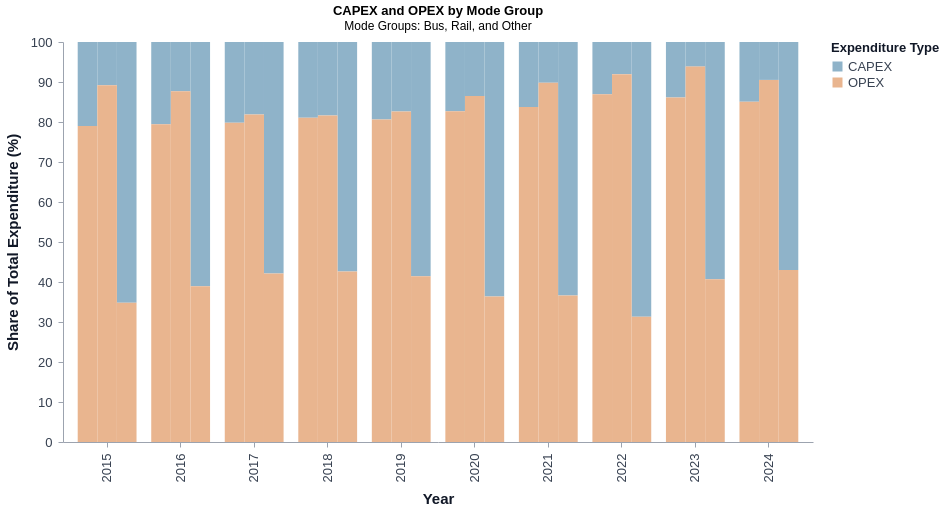

Source (notebook cell):
### Markdown cell above
### 1.2 Capital and Operating Expenditures by Mode Group Over Time

### Code cell
capex_opex_share = mode_report_chart.percent_stacked_bar(
    df_merged,
    "mode_group",
    {
        "CAPEX": "total_capital_expenditures_real",
        "OPEX": "operating_expenses_total_real",
    },
    year_range=(2015, 2024),
    chart_title="CAPEX and OPEX by Mode Group",
    chart_subtitle="Mode Groups: Bus, Rail, and Other",
    y_title="Share of Total Expenditure (%)",
)

capex_opex_share

### Figure 1 — Vega specification as saved in the notebook (floating-point values rounded to 4 significant figures)
{"$schema": "https://vega.github.io/schema/vega/v6.json", "data": [{"name": "source_0"}, {"name": "data_0", "values": [{"amount": 1332000000.0, "category": "CAPEX", "mode_group": "Bus", "percentage": 21.01, "percentage_end": 100.0, "percentage_start": 78.99, "year": 2015}, {"amount": 107000000.0, "category": "CAPEX", "mode_group": "Other", "percentage": 10.81, "percentage_end": 100.0, "percentage_start": 89.19, "year": 2015}, {"amount": 4517000000.0, "category": "CAPEX", "mode_group": "Rail", "percentage": 65.17, "percentage_end": 100.0, "percentage_start": 34.83, "year": 2015}, {"amount": 1367000000.0, "category": "CAPEX", "mode_group": "Bus", "percentage": 20.53, "percentage_end": 100.0, "percentage_start": 79.47, "year": 2016}, {"amount": 123900000.0, "category": "CAPEX", "mode_group": "Other", "percentage": 12.29, "percentage_end": 100.0, "percentage_start": 87.71, "year": 2016}, {"amount": 4078000000.0, "category": "CAPEX", "mode_group": "Rail", "percentage": 61.06, "percentage_end": 100.0, "percentage_start": 38.94, "year": 2016}, {"amount": 1374000000.0, "category": "CAPEX", "mode_group": "Bus", "percentage": 20.18, "percentage_end": 100.0, "percentage_start": 79.82, "year": 2017}, {"amount": 194900000.0, "category": "CAPEX", "mode_group": "Other", "percentage": 18.1, "percentage_end": 100.0, "percentage_start": 81.9, "year": 2017}, {"amount": 3722000000.0, "category": "CAPEX", "mode_group": "Rail", "percentage": 57.85, "percentage_end": 100.0, "percentage_start": 42.15, "year": 2017}, {"amount": 1285000000.0, "category": "CAPEX", "mode_group": "Bus", "percentage": 18.95, "percentage_end": 100.0, "percentage_start": 81.05, "year": 2018}, {"amount": 199300000.0, "category": "CAPEX", "mode_group": "Other", "percentage": 18.37, "percentage_end": 100.0, "percentage_start": 81.63, "year": 2018}, {"amount": 3794000000.0, "category": "CAPEX", "mode_group": "Rail", "percentage": 57.4, "percentage_end": 100.0, "percentage_start": 42.6, "year": 2018}, {"amount": 1369000000.0, "category": "CAPEX", "mode_group": "Bus", "percentage": 19.4, "percentage_end": 100.0, "percentage_start": 80.6, "year": 2019}, {"amount": 198900000.0, "category": "CAPEX", "mode_group": "Other", "percentage": 17.37, "percentage_end": 100.0, "percentage_start": 82.63, "year": 2019}, {"amount": 4083000000.0, "category": "CAPEX", "mode_group": "Rail", "percentage": 58.54, "percentage_end": 100.0, "percentage_start": 41.46, "year": 2019}, {"amount": 1190000000.0, "category": "CAPEX", "mode_group": "Bus", "percentage": 17.29, "percentage_end": 100.0, "percentage_start": 82.71, "year": 2020}, {"amount": 139300000.0, "category": "CAPEX", "mode_group": "Other", "percentage": 13.51, "percentage_end": 100.0, "percentage_start": 86.49, "year": 2020}, {"amount": 4931000000.0, "category": "CAPEX", "mode_group": "Rail", "percentage": 63.62, "percentage_end": 100.0, "percentage_start": 36.38, "year": 2020}, {"amount": 1006000000.0, "category": "CAPEX", "mode_group": "Bus", "percentage": 16.24, "percentage_end": 100.0, "percentage_start": 83.76, "year": 2021}, {"amount": 81570000.0, "category": "CAPEX", "mode_group": "Other", "percentage": 10.19, "percentage_end": 100.0, "percentage_start": 89.81, "year": 2021}, {"amount": 4223000000.0, "category": "CAPEX", "mode_group": "Rail", "percentage": 63.35, "percentage_end": 100.0, "percentage_start": 36.65, "year": 2021}, {"amount": 758700000.0, "category": "CAPEX", "mode_group": "Bus", "percentage": 13.07, "percentage_end": 100.0, "percentage_start": 86.93, "year": 2022}, {"amount": 72050000.0, "category": "CAPEX", "mode_group": "Other", "percentage": 8.032, "percentage_end": 100.0, "percentage_start": 91.97, "year": 2022}, {"amount": 5628000000.0, "category": "CAPEX", "mode_group": "Rail", "percentage": 68.7, "percentage_end": 100.0, "percentage_start": 31.3, "year": 2022}, {"amount": 891900000.0, "category": "CAPEX", "mode_group": "Bus", "percentage": 13.9, "percentage_end": 100.0, "percentage_start": 86.1, "year": 2023}, {"amount": 61840000.0, "category": "CAPEX", "mode_group": "Other", "percentage": 6.154, "percentage_end": 100.0, "percentage_start": 93.85, "year": 2023}, {"amount": 4068000000.0, "category": "CAPEX", "mode_group": "Rail", "percentage": 59.31, "percentage_end": 100.0, "percentage_start": 40.69, "year": 2023}, {"amount": 1013000000.0, "category": "CAPEX", "mode_group": "Bus", "percentage": 14.92, "percentage_end": 100.0, "percentage_start": 85.08, "year": 2024}, {"amount": 110100000.0, "category": "CAPEX", "mode_group": "Other", "percentage": 9.478, "percentage_end": 100.0, "percentage_start": 90.52, "year": 2024}, {"amount": 4142000000.0, "category": "CAPEX", "mode_group": "Rail", "percentage": 57.0, "percentage_end": 100.0, "percentage_start": 43.0, "year": 2024}, {"amount": 5009000000.0, "category": "OPEX", "mode_group": "Bus", "percentage": 78.99, "percentage_end": 78.99, "percentage_start": 0.0, "year": 2015}, {"amount": 882700000.0, "category": "OPEX", "mode_group": "Other", "percentage": 89.19, "percentage_end": 89.19, "percentage_start": 0.0, "year": 2015}, {"amount": 2414000000.0, "category": "OPEX", "mode_group": "Rail", "percentage": 34.83, "percentage_end": 34.83, "percentage_start": 0.0, "year": 2015}, {"amount": 5290000000.0, "category": "OPEX", "mode_group": "Bus", "percentage": 79.47, "percentage_end": 79.47, "percentage_start": 0.0, "year": 2016}, {"amount": 884200000.0, "category": "OPEX", "mode_group": "Other", "percentage": 87.71, "percentage_end": 87.71, "percentage_start": 0.0, "year": 2016}, {"amount": 2600000000.0, "category": "OPEX", "mode_group": "Rail", "percentage": 38.94, "percentage_end": 38.94, "percentage_start": 0.0, "year": 2016}, {"amount": 5435000000.0, "category": "OPEX", "mode_group": "Bus", "percentage": 79.82, "percentage_end": 79.82, "percentage_start": 0.0, "year": 2017}, {"amount": 882100000.0, "category": "OPEX", "mode_group": "Other", "percentage": 81.9, "percentage_end": 81.9, "percentage_start": 0.0, "year": 2017}, {"amount": 2712000000.0, "category": "OPEX", "mode_group": "Rail", "percentage": 42.15, "percentage_end": 42.15, "percentage_start": 0.0, "year": 2017}, {"amount": 5495000000.0, "category": "OPEX", "mode_group": "Bus", "percentage": 81.05, "percentage_end": 81.05, "percentage_start": 0.0, "year": 2018}, {"amount": 885200000.0, "category": "OPEX", "mode_group": "Other", "percentage": 81.63, "percentage_end": 81.63, "percentage_start": 0.0, "year": 2018}, {"amount": 2816000000.0, "category": "OPEX", "mode_group": "Rail", "percentage": 42.6, "percentage_end": 42.6, "percentage_start": 0.0, "year": 2018}, {"amount": 5685000000.0, "category": "OPEX", "mode_group": "Bus", "percentage": 80.6, "percentage_end": 80.6, "percentage_start": 0.0, "year": 2019}, {"amount": 946500000.0, "category": "OPEX", "mode_group": "Other", "percentage": 82.63, "percentage_end": 82.63, "percentage_start": 0.0, "year": 2019}, {"amount": 2892000000.0, "category": "OPEX", "mode_group": "Rail", "percentage": 41.46, "percentage_end": 41.46, "percentage_start": 0.0, "year": 2019}, {"amount": 5691000000.0, "category": "OPEX", "mode_group": "Bus", "percentage": 82.71, "percentage_end": 82.71, "percentage_start": 0.0, "year": 2020}, {"amount": 891600000.0, "category": "OPEX", "mode_group": "Other", "percentage": 86.49, "percentage_end": 86.49, "percentage_start": 0.0, "year": 2020}, {"amount": 2820000000.0, "category": "OPEX", "mode_group": "Rail", "percentage": 36.38, "percentage_end": 36.38, "percentage_start": 0.0, "year": 2020}, {"amount": 5189000000.0, "category": "OPEX", "mode_group": "Bus", "percentage": 83.76, "percentage_end": 83.76, "percentage_start": 0.0, "year": 2021}, {"amount": 718900000.0, "category": "OPEX", "mode_group": "Other", "percentage": 89.81, "percentage_end": 89.81, "percentage_start": 0.0, "year": 2021}, {"amount": 2443000000.0, "category": "OPEX", "mode_group": "Rail", "percentage": 36.65, "percentage_end": 36.65, "percentage_start": 0.0, "year": 2021}, {"amount": 5045000000.0, "category": "OPEX", "mode_group": "Bus", "percentage": 86.93, "percentage_end": 86.93, "percentage_start": 0.0, "year": 2022}, {"amount": 824900000.0, "category": "OPEX", "mode_group": "Other", "percentage": 91.97, "percentage_end": 91.97, "percentage_start": 0.0, "year": 2022}, {"amount": 2564000000.0, "category": "OPEX", "mode_group": "Rail", "percentage": 31.3, "percentage_end": 31.3, "percentage_start": 0.0, "year": 2022}, {"amount": 5526000000.0, "category": "OPEX", "mode_group": "Bus", "percentage": 86.1, "percentage_end": 86.1, "percentage_start": 0.0, "year": 2023}, {"amount": 943100000.0, "category": "OPEX", "mode_group": "Other", "percentage": 93.85, "percentage_end": 93.85, "percentage_start": 0.0, "year": 2023}, {"amount": 2792000000.0, "category": "OPEX", "mode_group": "Rail", "percentage": 40.69, "percentage_end": 40.69, "percentage_start": 0.0, "year": 2023}, {"amount": 5777000000.0, "category": "OPEX", "mode_group": "Bus", "percentage": 85.08, "percentage_end": 85.08, "percentage_start": 0.0, "year": 2024}, {"amount": 1051000000.0, "category": "OPEX", "mode_group": "Other", "percentage": 90.52, "percentage_end": 90.52, "percentage_start": 0.0, "year": 2024}, {"amount": 3125000000.0, "category": "OPEX", "mode_group": "Rail", "percentage": 43.0, "percentage_end": 43.0, "percentage_start": 0.0, "year": 2024}]}, {"name": "data_0_x_domain_year", "values": [{"year": 2015}, {"year": 2016}, {"year": 2017}, {"year": 2018}, {"year": 2019}, {"year": 2020}, {"year": 2021}, {"year": 2022}, {"year": 2023}, {"year": 2024}]}, {"name": "source_0_xOffset_domain_mode_group", "values": [{"mode_group": "Bus", "sort_field": 2.0}, {"mode_group": "Other", "sort_field": 2.0}, {"mode_group": "Rail", "sort_field": 2.0}]}], "marks": [{"type": "rect", "name": "marks", "from": {"data": "data_0"}, "encode": {"update": {"y": {"field": "percentage_end", "scale": "y"}, "y2": {"field": "percentage_start", "scale": "y"}, "x": {"field": "year", "scale": "x", "offset": {"field": "mode_group", "scale": "xOffset"}}, "fill": {"field": "category", "scale": "color"}, "stroke": {}, "tooltip": {"signal": "{\"Year\": isValid(datum[\"year\"]) ? isArray(datum[\"year\"]) ? join(datum[\"year\"], '\\n') : datum[\"year\"] : \"\"+datum[\"year\"], \"Mode Group\": isValid(datum[\"mode_group\"]) ? isArray(datum[\"mode_group\"]) ? join(datum[\"mode_group\"], '\\n') : datum[\"mode_group\"] : \"\"+datum[\"mode_group\"], \"Expenditure Type\": isValid(datum[\"category\"]) ? isArray(datum[\"category\"]) ? join(datum[\"category\"], '\\n') : datum[\"category\"] : \"\"+datum[\"category\"], \"Share\": format(datum[\"percentage\"], \".1f\"), \"Expenditure\": format(datum[\"amount\"], \",.0f\")}"}, "width": {"signal": "max(0.25, bandwidth('xOffset'))"}}}, "style": ["bar"]}], "scales": [{"name": "x", "type": "band", "domain": {"data": "data_0_x_domain_year", "field": "year", "sort": true}, "range": [0, {"signal": "width"}], "paddingOuter": 0.2, "paddingInner": 0.2}, {"name": "y", "type": "linear", "domain": [0, 100], "range": [{"signal": "height"}, 0], "zero": true}, {"name": "xOffset", "type": "band", "domain": {"data": "source_0_xOffset_domain_mode_group", "field": "mode_group", "sort": {"op": "max", "field": "sort_field"}}, "range": [0, {"signal": "bandwidth('x')"}]}, {"name": "color", "type": "ordinal", "domain": ["CAPEX", "OPEX"], "range": ["#8FB3C9", "#E9B58F", "#91B68C", "#B99BC7", "#E6C76E", "#929FD0", "#D98FA3", "#79B8AE", "#A88BBE", "#E5A078", "#70B9C5", "#C39ACB", "#A4C887", "#DDBB83", "#8799C4"]}], "axes": [{"scale": "x", "labelAngle": 270, "labelBaseline": "middle", "orient": "bottom", "domainColor": "#9CA3AF", "labelFontSize": 13, "zindex": 0, "labelColor": "#374151", "titleFontSize": 15, "grid": false, "labelFont": "Arial", "titleFont": "Arial", "title": "Year", "labelFontWeight": 500, "labelPadding": 6, "titleFontWeight": 600, "titlePadding": 10, "tickColor": "#9CA3AF", "labelAlign": "right", "titleColor": "#111827"}, {"scale": "y", "titleFontWeight": 600, "tickCount": {"signal": "ceil(height/40)"}, "labelFont": "Arial", "labelFontWeight": 500, "titleFont": "Arial", "titlePadding": 10, "labelPadding": 6, "zindex": 0, "labelOverlap": true, "labelColor": "#374151", "grid": false, "tickColor": "#9CA3AF", "format": ".0f", "titleFontSize": 15, "domainColor": "#9CA3AF", "titleColor": "#111827", "orient": "left", "title": "Share of Total Expenditure (%)", "labelFontSize": 13}], "title": {"text": "CAPEX and OPEX by Mode Group", "font": "Century Gothic, Helvetica, Arial, sans-serif", "subtitle": "Mode Groups: Bus, Rail, and Other", "frame": "group"}, "padding": 5, "height": 400, "legends": [{"labelColor": "#374151", "labelFont": "Century Gothic, Helvetica, Arial, sans-serif", "labelFontSize": 13, "orient": "right", "title": "Expenditure Type", "titleColor": "#111827", "titleFont": "Century Gothic, Helvetica, Arial, sans-serif", "titleFontSize": 13, "fill": "color", "symbolType": "square", "encode": {"symbols": {"update": {"stroke": {"value": null}}}}}], "style": "cell", "config": {"style": {"cell": {"strokeWidth": 0}}}, "width": 750, "background": "white"}
